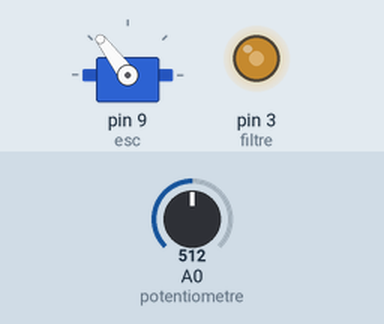
Simulated run of this sketch. Board: Arduino Uno, built with avr-gcc and run on an emulated ATmega328P. Shown: servo, output pins drawn as LEDs (lit = HIGH). The test bench sets the inputs (shaded band); at power-on: A0 (potentiometre) = 512.

Above: at 3.2 s.
3.3 s: A0 (potentiometre) set to 716
At 3.9 s:
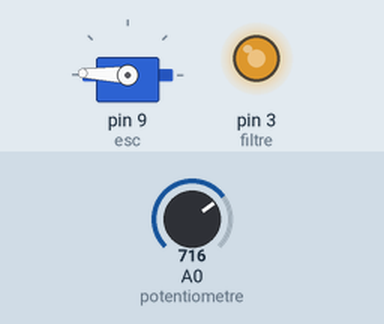
4.8 s: A0 (potentiometre) set to 900
At 5.2 s:
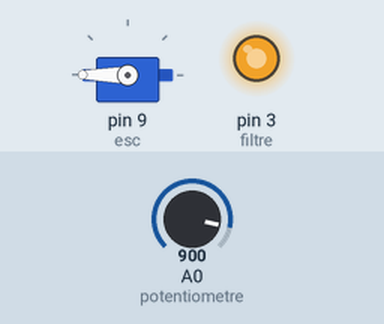
6.3 s: A0 (potentiometre) set to 306
At 7.5 s:
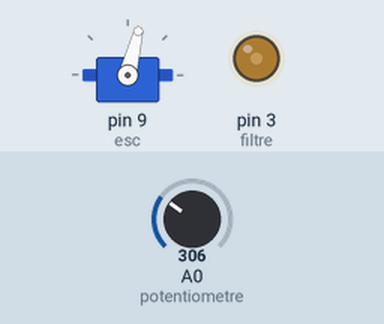
7.8 s: A0 (potentiometre) set to 122
At 8.9 s:
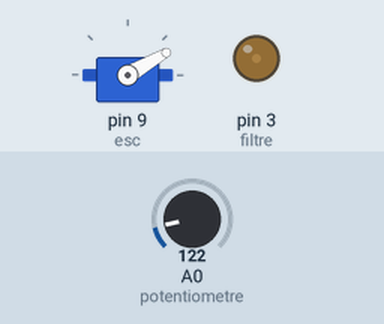
9.3 s: A0 (potentiometre) set to 511
At 10.2 s:
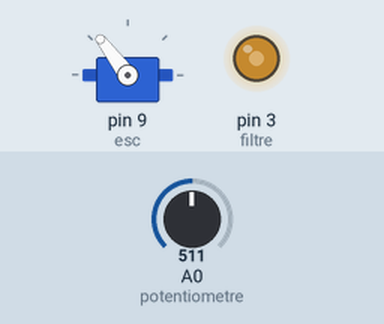
Timing chart, 0 to 11.8 s (numbered marks = the images above; inputs shaded):
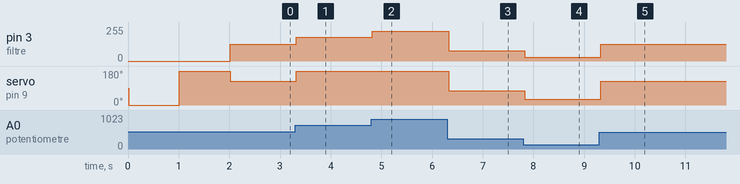

Measured:
- after the input at 3.3 s, pin 3 (filtre): 127/255 → 178/255 at once; servo on pin 9 (esc): 127° → 178° at once
- after the input at 4.8 s, pin 3 (filtre): 178/255 → 224/255 at once; servo on pin 9 (esc): 178° → 180° at once
- after the input at 6.3 s, pin 3 (filtre): 224/255 → 76/255 at once; servo on pin 9 (esc): 180° → 76° at once
- after the input at 7.8 s, pin 3 (filtre): 76/255 → 30/255 at once; servo on pin 9 (esc): 76° → 30° at once
- after the input at 9.3 s, pin 3 (filtre): 30/255 → 127/255 at once; servo on pin 9 (esc): 30° → 127° at once

The sketch:

moteur_brushless.ino
```cpp
#include <Servo.h>
Servo esc;
int val = 100;
const int potentiometre=0;
const int filtre = 3;
float Tension;
float j;
float val1;

void setup() {
   esc.attach(9);
   delay(15);
   Serial.begin(9600);
   esc.write(0);
   delay(1000);
   esc.write(180);
   delay(1000);
   esc.write(0);
   pinMode(filtre,OUTPUT);
   }

void loop() {
    val1=analogRead(potentiometre);
    Tension = val1/204.8;   //204.8*51
    j=Tension*51;
    analogWrite(filtre,j);
    esc.write(j);
    delay(100);
      }
```
